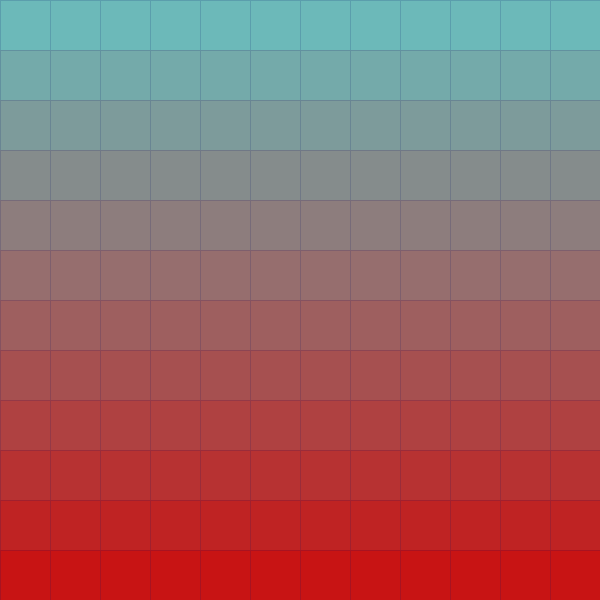
Frame 1 (no input)
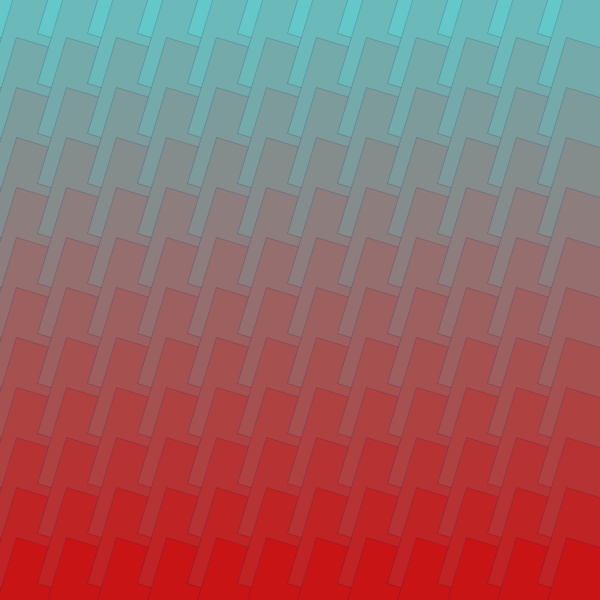
Frame 60 (the mouse pressed at the canvas centre just before this capture)
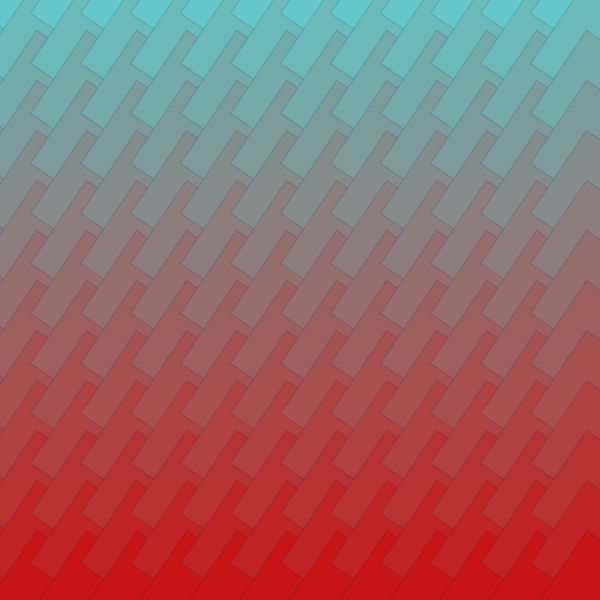
Frame 120 (the mouse held since frame 60 and released just before this capture)

The Processing sketch that drew these frames (run headless with seeded random() and noise(); from frame 60 on, the mouse is pressed at the canvas centre):

// Processing sketch: sketch_171014a_paws_gradientwith_rotatiom
// ── sketch_171014a_paws_gradientwith_rotatiom.pde
// you can comment a line of code by using '//' before it 

float  si = 100;   // size of the rect/ellipse 
float skip = 50;   // dist between the 2 circles/rect  .. dont make this a decimal 
float A = 0 ;

void setup(){
  size(600,600);                    //size of the image in pixels  
  rectMode(CENTER);
  
}

void draw(){
  background(255);                  // backgroung color  
  for (int i = 0; i <width+skip ; i+= skip){    // dist X ,Y
    for (int j = 0; j <height+skip ; j+= skip){
      float R = map (j , 0,width, 100,200);      // R and G values create an gradient
      float G = map (j , 0,height, 200,20);
      float B = map (j , 0,height, 200,20);
      noStroke();                              // commnt this to get an outline
      stroke(0,12,100,40);                              // you can add color to the outline 
      strokeWeight(1);                      // outline to the ellipse
      fill(R,G,B);               // (R,G,B,alpha) 
      pushMatrix();
      translate(i,j);
      rotate(A);
      rect(0,0, si, si );  
      popMatrix();
                        
      //ellipse(i,j, si, si );
    }
  }
  A+= 0.005; 
  
}
